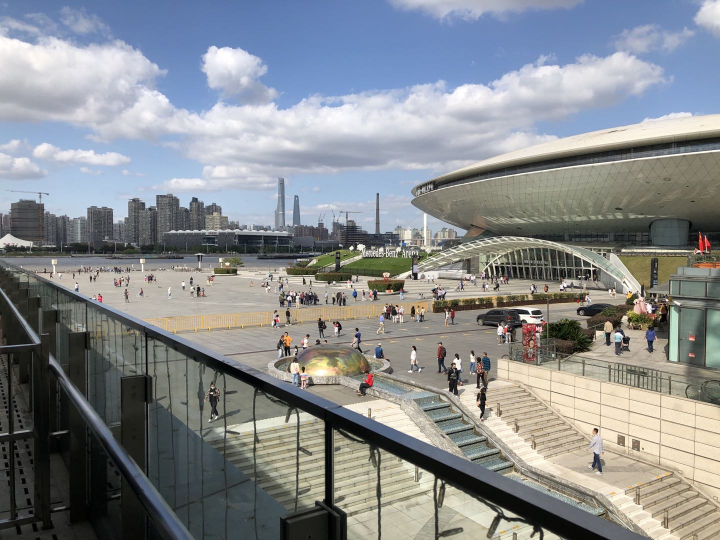
#> input picture Exposure-Fusion/test_images/normal.jpg, 1440 x 1080 px (shown at 1/2 size); its folder holds only this picture in this run
$ python -i CRF.py   (imports and definitions only)
#> lines starting #> are read from the running program, lines starting #| are printed output that depends on the picture
#> `picture = cv2.imread('../Exposure-Fusion/test_images/normal.jpg', cv2...`:
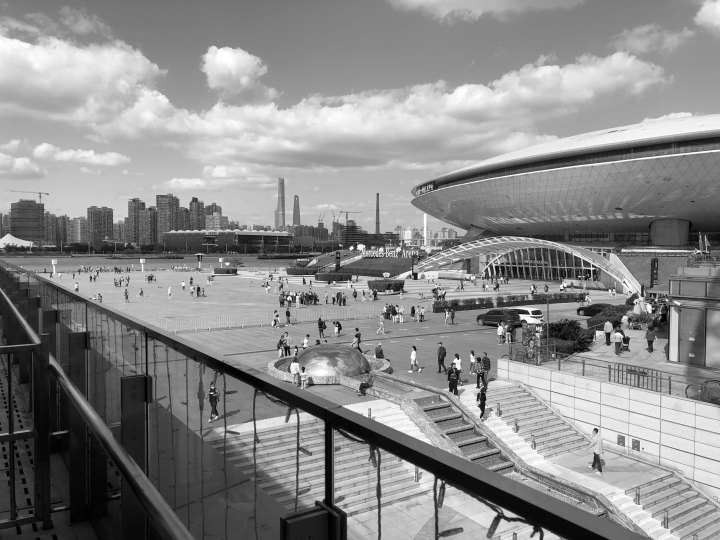
#> picture: shape (1080, 1440) (shown at 1/2 size); min 0, max 255, mean 138.3
# coding: utf-8

import os
import sys
import cv2
import math
import numpy as np
import matplotlib.pyplot as plt
import matplotlib as plt2
import matplotlib.image as mpimg
import random
import cProfile
import constant


# [16 lines left out: function load_exposures, not called in this run]


# MTB implementation
def median_threshold_bitmap_alignment(img_list):
    median = [np.median(img) for img in img_list]
#> median = 1080 values, max 216 at index 238, min 61.5 at index 498, mean 137.8
    binary_thres_img = [cv2.threshold(img_list[i], median[i], 255, cv2.THRESH_BINARY)[1] for i in range(len(img_list))]
#> binary_thres_img = 1080 items
    mask_img = [cv2.inRange(img_list[i], median[i] - 20, median[i] + 20) for i in range(len(img_list))]
#> mask_img = 1080 items

    plt.imshow(mask_img[0], cmap='gray')
    plt.show()
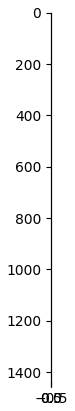
#> figure drawn by matplotlib, 1 panel

    max_offset = np.max(img_list[0].shape)
#> max_offset = 1440
    levels = 5

    global_offset = []
    for i in range(0, len(img_list)):
        offset = [[0, 0]]
        for level in range(levels, -1, -1):
            scaled_img = cv2.resize(binary_thres_img[i], (0, 0), fx=1 / (2 ** level), fy=1 / (2 ** level))
            ground_img = cv2.resize(binary_thres_img[0], (0, 0), fx=1 / (2 ** level), fy=1 / (2 ** level))
            ground_mask = cv2.resize(mask_img[0], (0, 0), fx=1 / (2 ** level), fy=1 / (2 ** level))
            mask = cv2.resize(mask_img[i], (0, 0), fx=1 / (2 ** level), fy=1 / (2 ** level))

            level_offset = [0, 0]
            diff = float('Inf')
            for y in [-1, 0, 1]:
                for x in [-1, 0, 1]:
                    off = [offset[-1][0] * 2 + y, offset[-1][1] * 2 + x]
                    error = 0
                    for row in range(ground_img.shape[0]):
                        for col in range(ground_img.shape[1]):
                            if off[1] + col < 0 or off[0] + row < 0 or off[1] + col >= ground_img.shape[1] or off[
                                0] + row >= ground_img.shape[1]:
                                continue
                            if ground_mask[row][col] == 255:
                                continue
                            error += 1 if ground_img[row][col] != scaled_img[y + off[0]][x + off[1]] else 0
                    if error < diff:
                        level_offset = off
                        diff = error
            offset += [level_offset]
        global_offset += [offset[-1]]
#> this loop made 1 pass
#> after the loop, global_offset = []
    return global_offset


# [178 lines left out: functions hdr_debvec, response_curve_solver, construct_radiance_map, construct_hdr, save_hdr, CRF_func, not called in this run]

'''
# main
if __name__ == '__main__':
    # [6 lines of commented-out code are left out]
    img_dir = "taipei"
    output_hdr_filename = "taipei.hdr"

    #plt.plot()

    # Loading exposure images into a list
    print('Reading input images.... ', end='')
    img_list_b, exposure_times = load_exposures(img_dir, 0)
    img_list_g, exposure_times = load_exposures(img_dir, 1)
    img_list_r, exposure_times = load_exposures(img_dir, 2)
    print('done')

    # Solving response curves
    print('Solving response curves .... ', end='')
    gb, _ = hdr_debvec(img_list_b, exposure_times)
    gg, _ = hdr_debvec(img_list_g, exposure_times)
    gr, _ = hdr_debvec(img_list_r, exposure_times)
    print('done')

    # Show response curve
    print('Saving response curves plot .... ', end='')
    plt.figure(figsize=(10, 10))
    plt.plot(gr, range(256), 'rx')
    plt.plot(gg, range(256), 'gx')
    plt.plot(gb, range(256), 'bx')
    plt.ylabel('pixel value Z')
    plt.xlabel('log exposure X')
    plt.savefig('response-curve.png')
    print('done')

    print('Constructing HDR image: ')
    hdr = construct_hdr([img_list_b, img_list_g, img_list_r], [gb, gg, gr], exposure_times)
    print('done')

    # [5 lines of commented-out code are left out]
    plt.savefig('radiance-map.png')
    # [5 lines of commented-out code are left out]
'''

>>> import cv2
>>> picture = cv2.imread('../Exposure-Fusion/test_images/normal.jpg', cv2.IMREAD_GRAYSCALE)
#> (the run stopped early here; a loop or call above may not have finished)

$ run again, on Exposure-Fusion/test_images/over.jpg
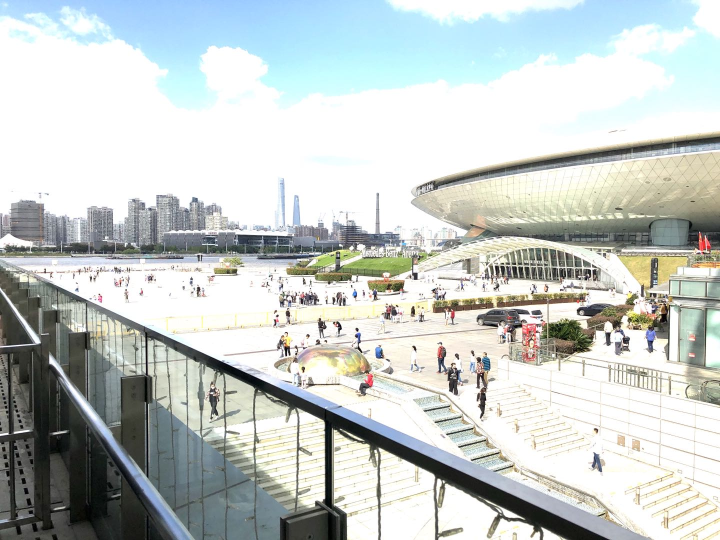
#> input picture Exposure-Fusion/test_images/over.jpg, 1440 x 1080 px (shown at 1/2 size)
#> `picture = cv2.imread('../Exposure-Fusion/test_images/normal.jpg', cv2...`:
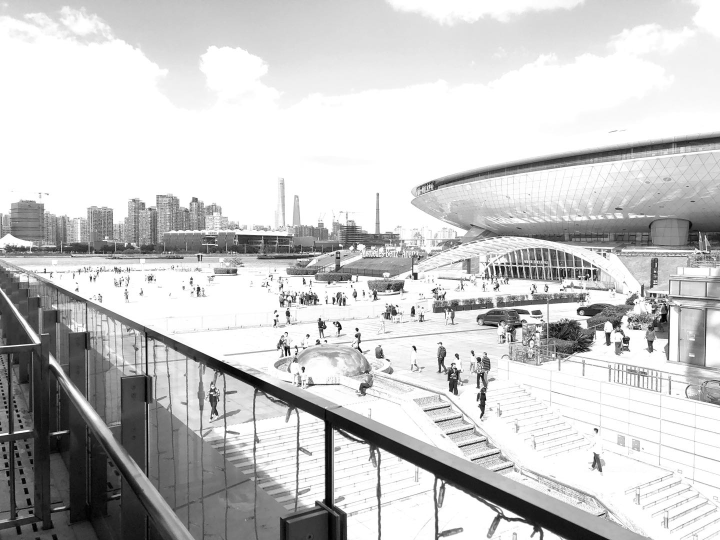
#> picture: shape (1080, 1440) (shown at 1/2 size); min 0, max 255, mean 200.7
#> median = 1080 values, max 255 at index 136, min 110.5 at index 498, mean 215.9
#> binary_thres_img = 1080 items
#> the loop in median_threshold_bitmap_alignment, `for i in range(0, len(img_list)):` made 1 pass
#> after the loop in median_threshold_bitmap_alignment, `for i in range(0, len(img_list)):`: global_offset = []
